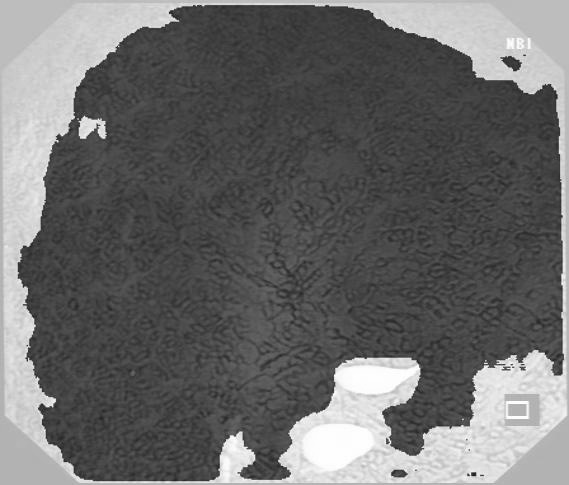
#> input picture 医院项目/2022.1-2022.6/二值化并筛选/背景黑色/6.jpg, 569 x 485 px, found by its file name
$ python retinex_demo.py
#> lines starting #> are read from the running program, lines starting #| are printed output that depends on the picture
import cv2
import numpy as np
import matplotlib.pyplot as plt

def multiScaleRetinex(img, sigma_list):
    retinex = np.zeros_like(img, dtype=np.float64)
    for sigma in sigma_list:
        retinex += np.log10(img) - np.log10(cv2.GaussianBlur(img, (0, 0), sigma))
    retinex = retinex / len(sigma_list)
    return retinex

# 读取图像
img = cv2.imread('6.jpg', 0)
#> img is the input picture: shape (485, 569); min 27, max 255, mean 106

# 定义多尺度sigma值
sigma_list = [15, 80, 250]

# 转换图像数据类型
img_float = np.float64(img)

# 应用多尺度Retinex算法
retinex_img = multiScaleRetinex(img_float, sigma_list)
#> the loop in multiScaleRetinex, `for sigma in sigma_list:` made 3 passes
#> pass 1, in multiScaleRetinex, `retinex += np.log10(img) - np.log10(cv2.GaussianBlur(img, (0, 0), sigm..`:
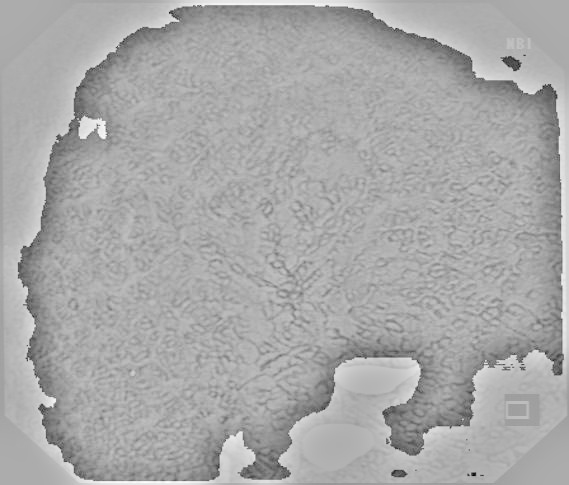
#> retinex: shape (485, 569) float64; min -0.877, max 0.42, mean -0.0174; drawn with min black and max white
#> pass 2, in multiScaleRetinex, `retinex += np.log10(img) - np.log10(cv2.GaussianBlur(img, (0, 0), sigm..`:
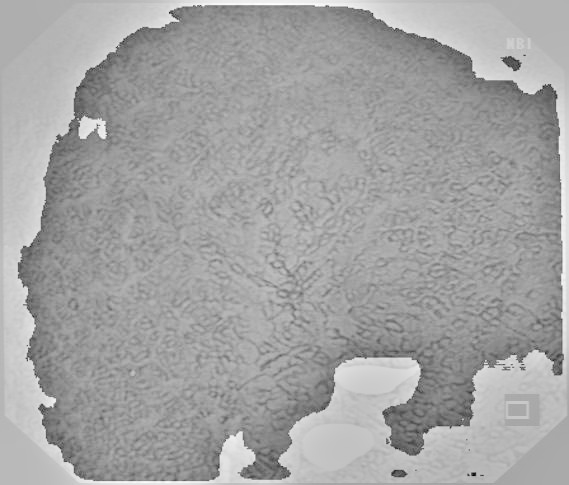
#> retinex: shape (485, 569) float64; min -1.67, max 0.829, mean -0.0653; drawn with min black and max white

# 将图像缩放到0-255范围
retinex_img = np.uint8(np.clip((retinex_img - np.min(retinex_img)) / (np.max(retinex_img) - np.min(retinex_img)) * 255, 0, 255))

# 显示原始图像和增强后的图像
plt.figure(figsize=(10,5))
plt.subplot(1, 2, 1)
plt.imshow(img, cmap='gray')
plt.title('Original Image')
plt.axis('off')

plt.subplot(1, 2, 2)
plt.imshow(retinex_img, cmap='gray')
plt.title('Multi-Scale Retinex Enhanced Image')
plt.axis('off')

plt.show()
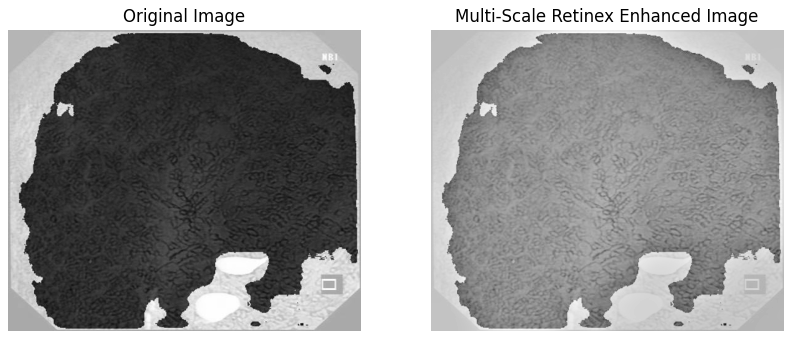
#> figure drawn by matplotlib, 2 panels
